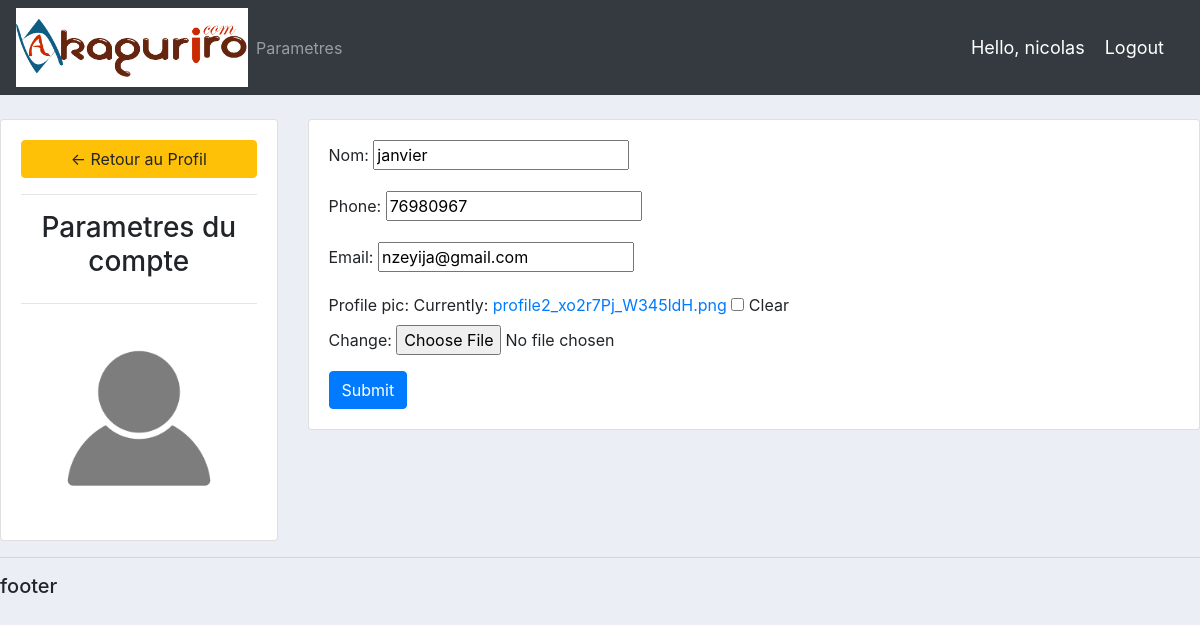
The app's page /compte/ (signed in) with its own data.
### comptes/models.py (models this page shows, shortened)
class Client(models.Model):
	user = models.OneToOneField(User, null=True, on_delete=models.CASCADE)
	nom = models.CharField(max_length=200, null=True)
	phone = models.CharField(max_length=200, null=True)
	email = models.CharField(max_length=200, null=True)
	profile_pic = models.ImageField(default="profile1.png", null=True, blank=True)
	date_creation = models.DateTimeField(auto_now_add=True, null=True)

### comptes/decorators.py (the view)
		def wrapper_func(request, *args, **kwargs):
			group = None
			if request.user.groups.exists():
				group = request.user.groups.all()[0].name
			if group in allowed_roles:
				return view_func(request, *args, **kwargs)
			else:
				return HttpResponse('<center><h1>You are not authorized to view this page</h1></center>')

### comptes/forms.py
class ClientForm(ModelForm):
	class Meta:
		model = Client
		fields = '__all__'
		exclude = ['user']

### comptes/views.py (called while the page is built)
@login_required(login_url='login')
@allowed_users(allowed_roles=['client'])
def accountSettings(request):
	client = request.user.client
	form = ClientForm(instance=client)
	if request.method == 'POST':
		form = ClientForm(request.POST, request.FILES,instance=client)
		if form.is_valid():
			form.save()
	context = {'form':form}
	return render(request, 'comptes/account_settings.html', context)

### templates/comptes/account_settings.html (shortened to what this page needs)
{%  extends 'comptes/main.html' %}
{% load static %}
{% block content %}
<br>
<div class="row">
	<div class="col-md-3">
		<div class="card card-body">
			<a class="btn btn-warning" href="{% url 'home' %}"> &#8592; Retour au Profil</a>
			<hr>
			<h3 style="text-align: center">Parametres du compte</h3>
			<hr>
			<img class="profile-pic" src="{{request.user.client.profile_pic.url}}" >
		</div>
	</div>
	<div class="col-md-9">
		<div class="card card-body">
			<form method="POST" action="" enctype="multipart/form-data">
				{{form.as_p}}
			<input class="btn btn-primary" type="submit" name="Update Information">
			</form>
		</div>
	</div>
</div>
{% endblock %}

### templates/comptes/navbar.html (shortened to what this page needs)
{% load static %}
<nav class="navbar navbar-expand-lg navbar-dark bg-dark">
 <img src="{% static 'images/AKAGURIRO ok_1.png' %}">
  <div class="collapse navbar-collapse" id="navbarNav">
    <ul class="navbar-nav">
      {% if request.user.is_staff %}
      <li class="nav-item active">
        <a class="nav-link" href="{% url 'home' %}">Dashboard</a>
      </li>
      <li class="nav-item">
        <a class="nav-link" href="{% url 'produit' %}">Produits</a>
      </li>
      {% else %}
       <li class="nav-item">
        <a class="nav-link" href="{% url 'compte' %}">Parametres</a>
      </li>
      {% endif %}
    </ul>
  </div>
  <span class="hello-msg">Hello, {{request.user}}</span>
  <span ><a  class="hello-msg" href="{% url 'logout' %}">Logout</a></span>
</nav>

### static/css/main.css (style rules this page uses)
body { background-color: #ebeff5; }
img { vertical-align: middle; border-style: none; width: 232px; background-color: white; }

### templates/comptes/navbar.html (style rules this page uses)
.hello-msg { font-size: 18px; color: #fff; margin-right: 20px; }

### templates/comptes/account_settings.html (style rules this page uses)
.profile-pic { max-width: 200px; max-height:200px; margin: 0 auto; border-radius: 50%; }

### records on screen
Client: nom "janvier", phone "76980967", email "nzeyija@gmail.com"

### other values on screen
{{ request.user }} "nicolas"
